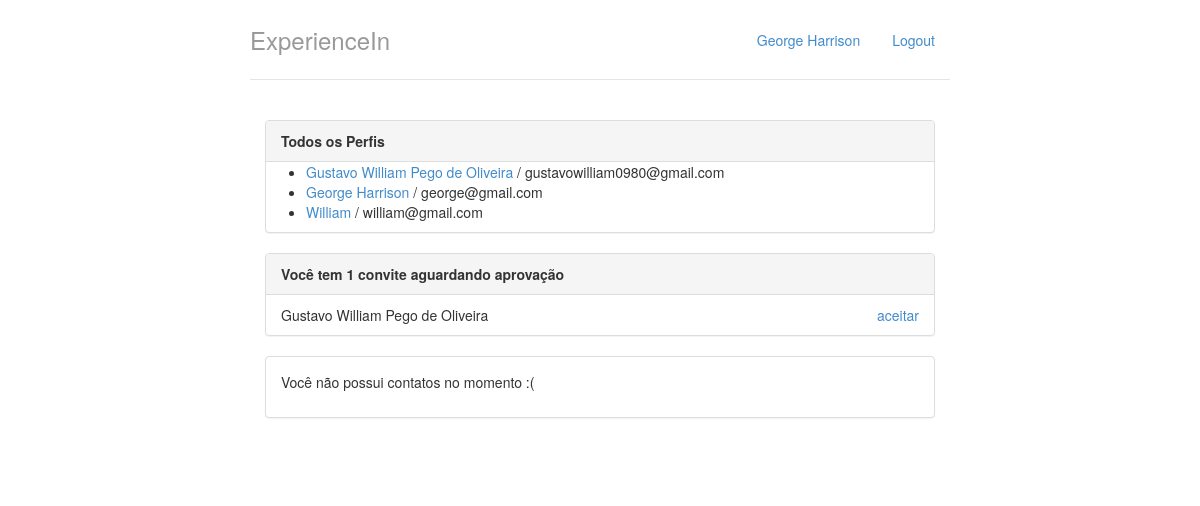
The page / (signed in) on the database as committed earlier.
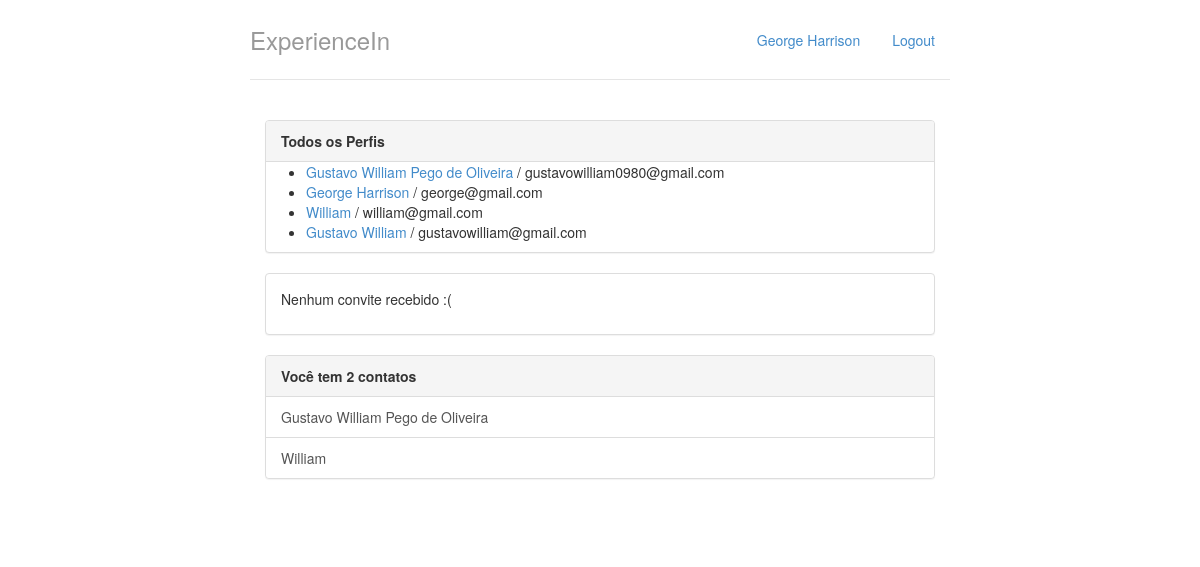
The same page on the database as committed later.
### perfis/models.py (models this page shows, shortened)
class Perfil(models.Model):
    nome = models.CharField(max_length=255, null=False)
    telefone = models.CharField(max_length=15, null=False)
    nome_empresa = models.CharField(max_length=255, null=False)
    contatos = models.ManyToManyField('self')
    usuario = models.OneToOneField(User, on_delete=models.CASCADE, related_name="perfil")
    @property
    def email(self):
        return self.usuario.email

class Convite(models.Model):
   solicitante = models.ForeignKey(Perfil, on_delete=models.CASCADE, related_name='convites_feitos')
   convidado = models.ForeignKey(Perfil, on_delete=models.CASCADE, related_name='convites_recebidos')

### perfis/views.py (the view)
# urls.py: path('', views.index, name='index'),
@login_required
def index(request):
    return render(request, 'index.html', {'perfis' : Perfil.objects.all(), 'perfil_logado' : get_perfil_logado(request)})

### perfis/views.py (called while the page is built)
@login_required
def get_perfil_logado(request):
   return request.user.perfil

### perfis/templates/index.html
{% extends "base.html" %}
{% block body %}
<div class="col-lg-12">
    <div class="panel panel-default">
        <div class="panel-heading">
            <strong>Todos os Perfis</strong>
        </div>
        {% if perfis %}
            <ul>
                {% for perfil in perfis %}
                    <li>
                        <a href="{% url 'exibir' perfil.id %}">{{ perfil.nome }}</a> / {{ perfil.email }}
                    </li>
                {% endfor %}
            </ul>
        {% else %}
            <p>Nenhum Perfil encontrado</p>
        {% endif %}
    </div>
    <div class="panel panel-default">
        {% with total_convites=perfil_logado.convites_recebidos.count %}
        {% if perfil_logado.convites_recebidos.count %}
            <div class="panel-heading">
                 <strong>Você tem {{ total_convites }} convite {{ total_convites | pluralize}} aguardando aprovação</strong>
            </div>
            <ul class="list-group">
                {% for convite in perfil_logado.convites_recebidos.all %}
                    <li class="list-group-item">
                            {{ convite.solicitante.nome }}
                            <a href="{% url 'aceitar' convite.id %}" class="pull-right">aceitar</a>
                    </li>
                {% endfor %}
            </ul>
        {% else %}
            <div class="panel-body">
                <p>Nenhum convite recebido :(</p>
            </div>
        {% endif %}
        {% endwith %}
    </div>
    <div class="panel panel-default">
        {% with total_de_contatos=perfil_logado.contatos.count %}
            {% if total_de_contatos %}
                <div class="panel-heading">
                        <strong>Você tem {{total_de_contatos}} contato{{ total_de_contatos|pluralize }}</strong>
                </div>
                <ul class="list-group">
                    {% for contato in perfil_logado.contatos.all %}
                        <a href="{% url 'exibir' contato.id %}" class="list-group-item">{{ contato.nome }}</a>
                    {% endfor %}
                </ul>
            {% else %}
                <div class="panel-body">
                    <p>Você não possui contatos no momento :(</p>
                </div>
            {% endif %}
        {% endwith %}
      </div>
</div>
{% endblock %}

### perfis/templates/base.html (shortened to what this page needs)
{% load staticfiles %}
<!DOCTYPE html>
<html lang="pt">
  <head>
    <link href="{% static 'styles/bootstrap.css' %}" rel="stylesheet">
    <link href="{% static 'styles/main.css' %}" rel="stylesheet">
  </head>
  <body>
    <div class="container">
      <div class="header">
        <ul class="nav nav-pills pull-right">
          <li class=""><a href="{% url 'index' %}">{{perfil_logado.nome}}</a></li>
          <li class=""><a href="/logout/">Logout</a></li>
        </ul>
        <h3 class="text-muted">ExperienceIn</h3>
      </div>
      <div class="row content">
         {% block body %}
         {% endblock %}
      </div>
    </div>
  </body>
</html>

Rows that differ between the two databases and show on the page:
removed Convite: solicitante.nome "Gustavo William Pego de Oliveira"
now on one of the page's lists (row unchanged): Perfil: nome "Gustavo William Pego de Oliveira"
now on one of the page's lists (row unchanged): Perfil: nome "William"
added Perfil: nome "Gustavo William", email "gustavowilliam@gmail.com", shown under "ExperienceIn"
Other text that changed with them:
{{ total_de_contatos }}: (not shown) → "2"
{{ total_convites }}: "1" → (not shown)
text no longer shown: "convite aguardando aprovação Você não possui contatos no momento :("
text now shown: "Nenhum convite recebido :( contato"
